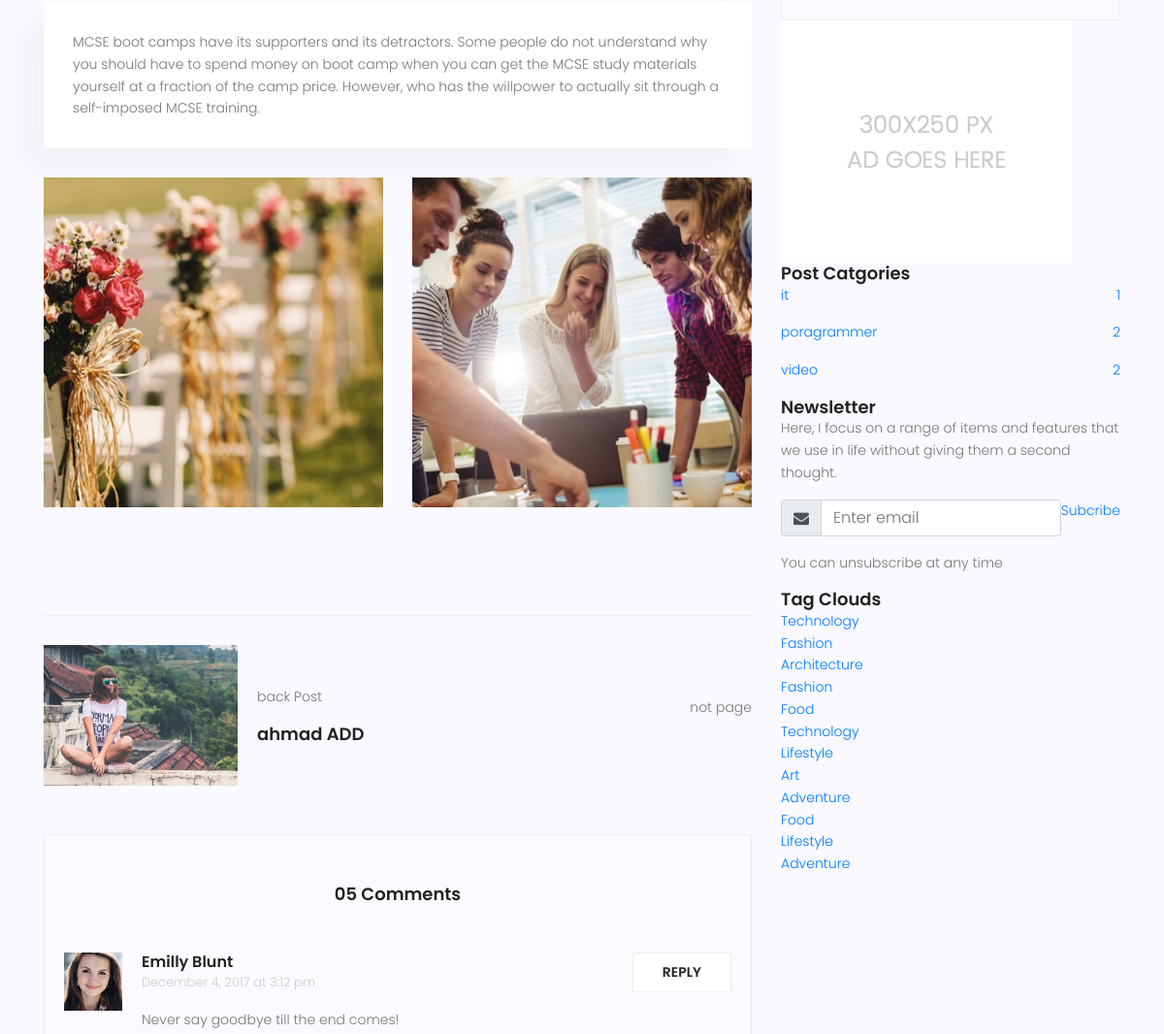
/blog/3/ (middle part), run on an earlier commit of the app's database.
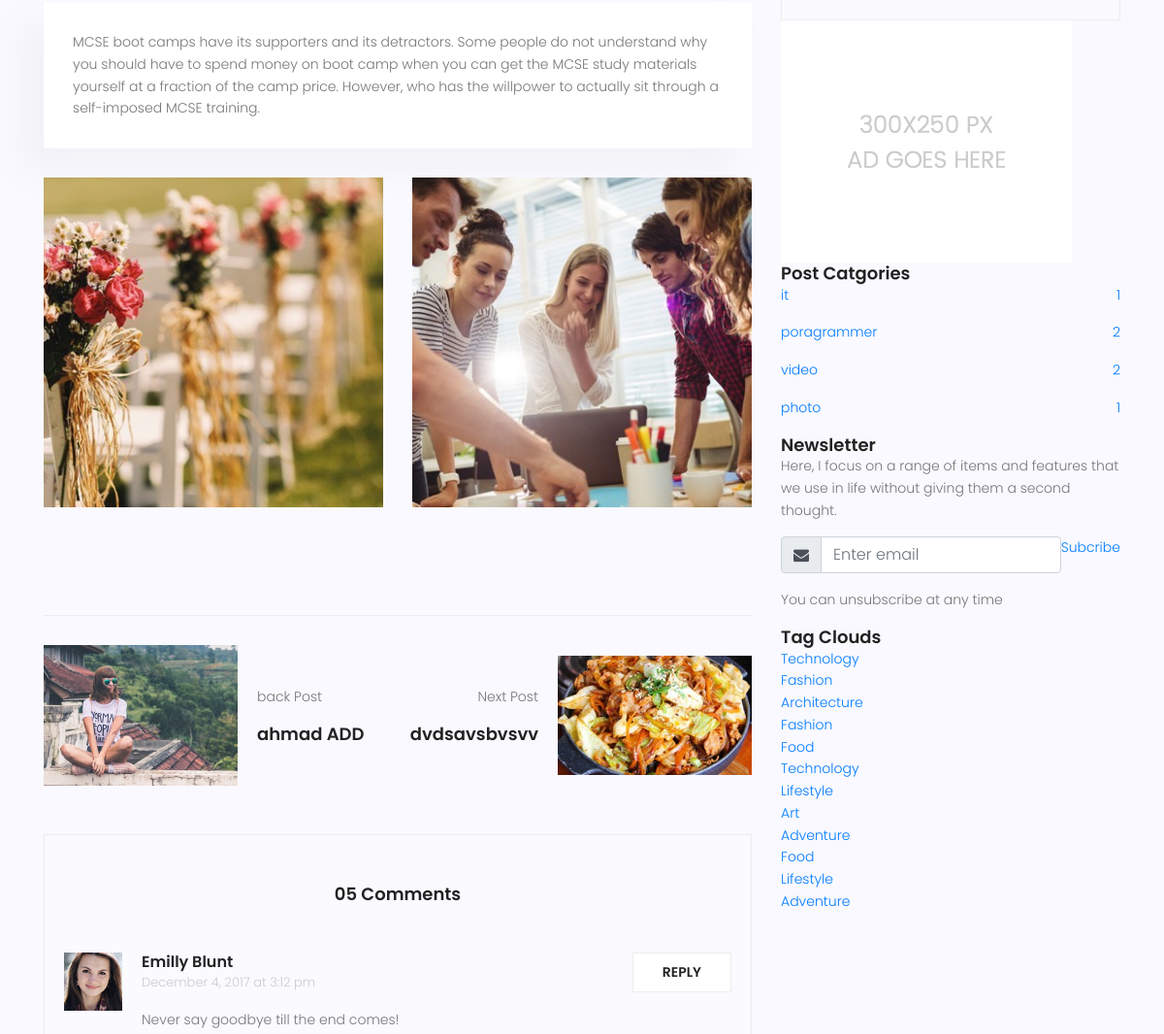
And on a later commit of the database.
### blog/models.py (models this page shows, shortened)
class categor(models.Model):
    name=models.CharField(max_length=255)
    def __str__(self):
        return self.name

class post(models.Model):
    author= models.ForeignKey(User,on_delete=models.SET_NULL,null=True)
    img= models.ImageField(upload_to='blog/',default='default.jpg')
    titel= models.CharField(max_length=120)
    content= models.TextField()
    categore= models.ManyToManyField(categor)
    cuntent_view=models.IntegerField(default=0)
    status= models.BooleanField(default= False)
    publish_date= models.DateTimeField(null=True)
    created_date= models.DateTimeField(auto_now_add=True)
    update_date= models.DateTimeField(auto_now=True)
    class Meta:
        ordering = ['publish_date']

### blog/views.py (the view)
# urls.py: path('<int:pid>/',blog_single,name='blog_single'),
def blog_single(request,pid):
    now= timezone.now()
    posts=get_object_or_404(post,pk=pid,status=1,publish_date__lte=now)
    posts.cuntent_view +=1
    posts.save()
    post_all=post.objects.filter(publish_date__lte=now,status=1)
    post_index=list(post_all).index(posts)
    back_post= post_all[post_index - 1] if post_index > 0 else None
    next_post= post_all[post_index +1] if post_index < len(post_all) - 1 else None
    if back_post and back_post.status != 1:
        back_post=None
    if next_post and next_post.status != 1:
        next_post=None
    context={'posts':posts,
             'next_post':next_post,
             'back_post':back_post}
    return render(request,'blog/blog-single.html',context)

### blog/templatetags/blog-tags.py (called while the page is built)
@register.inclusion_tag('blog/blog-lates-posts.html')
def latespost(arg=2):
    posts=post.objects.filter(status=1).order_by('publish_date')[:arg]
    return {'posts':posts}

@register.inclusion_tag('blog/blog-category.html')
def postcategory():
    posts=post.objects.filter(status=1)
    categories=categor.objects.all()
    cat_dict = {}
    for name in categories:
        cat_dict[name]=posts.filter(categore=name).count()
    return {'categorys':cat_dict}

### templates/blog/blog-single.html (shortened to what the changed rows need)
{% extends "base.html" %}
{% load static %}
{% load blog-tags %}
	{%block cotent%}
			<section class="post-content-area single-post-area">
				<div class="container">
					<div class="row">
						<div class="col-lg-8 posts-list">
							<div class="navigation-area">
								<div class="row">
									<div class="col-lg-6 col-md-6 col-12 nav-right flex-row d-flex justify-content-end align-items-center">
										<div class="detials">
											{% if next_post %}
											<p>Next Post</p>
											<a href="{% url 'blog:blog_single' next_post.id %}"><h4>{{next_post.titel}}</h4></a>
										</div>
										<div class="arrow">
											<a href="#"></a>
										</div>
										<div class="thumb">
											<a href="{% url 'blog:blog_single' next_post.id %}"><img class="img-fluid" src="{{next_post.img.url}}" alt=""></a>
											{% else %}
											<p>not page</p>
											{%endif%}
										</div>
									</div>
								</div>
							</div>
						</div>
						<div class="col-lg-4 sidebar-widgets">
								{% postcategory %}
							</div>
						</div>
					</div>
			</section>
		{%endblock%}

### templates/blog/blog-category.html
<div class="single-sidebar-widget post-category-widget">
    <h4 class="category-title">Post Catgories</h4>
    <ul class="cat-list">
        {% for name,count in categorys.items %}
        <li>
            <a href="{% url 'blog:blog_category' cat_name=name %}" class="d-flex justify-content-between">
                <p>{{ name }}</p>
                <p>{{ count }}</p>
            </a>
        </li>
		{% endfor %}
    </ul>
</div>

What changed in the data, as far as the page shows it:
added post: titel "dvdsavsbvsvv", img (picture)
added categor: name "photo", count "1"
Also different on the page:
text no longer shown: "not page"
text now shown: "Next Post"
